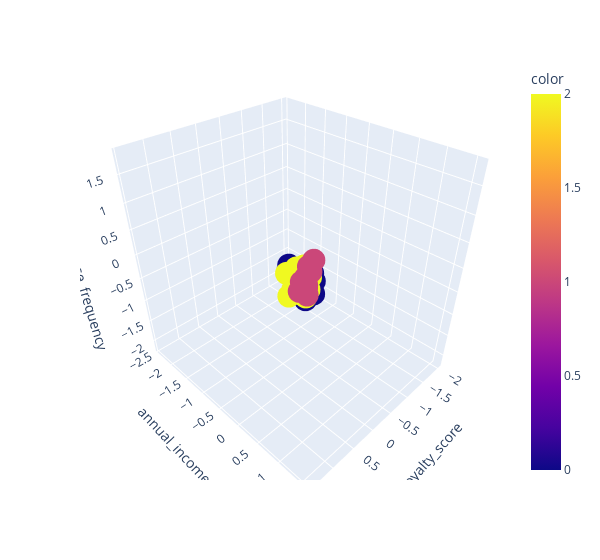

The cell this chart's notebook holds for it:
### Code cell
px.scatter_3d(data_frame = X, x='loyalty_score', y = 'annual_income',
              z = 'purchase_frequency', width = 600, color = predictions)

### Figure 1 — Plotly figure (JSON) as saved in the notebook; plotly's stock layout.template omitted (floating-point values rounded to 4 significant figures; data arrays with more than 128 entries replaced by an {"elided": "..."} marker saying what was removed)
{"data": [{"hovertemplate": "loyalty_score=%{x}<br>annual_income=%{y}<br>purchase_frequency=%{z}<br>color=%{marker.color}<extra></extra>", "legendgroup": "", "marker": {"color": {"elided": "238 int values"}, "coloraxis": "coloraxis", "symbol": "circle"}, "mode": "markers", "name": "", "scene": "scene", "showlegend": false, "type": "scatter3d", "x": {"elided": "238 float values"}, "y": {"elided": "238 float values"}, "z": {"elided": "238 float values"}}], "layout": {"coloraxis": {"colorbar": {"title": {"text": "color"}}, "colorscale": [[0, "#0d0887"], [0.1111, "#46039f"], [0.2222, "#7201a8"], [0.3333, "#9c179e"], [0.4444, "#bd3786"], [0.5556, "#d8576b"], [0.6667, "#ed7953"], [0.7778, "#fb9f3a"], [0.8889, "#fdca26"], [1, "#f0f921"]]}, "legend": {"tracegroupgap": 0}, "margin": {"t": 60}, "scene": {"domain": {"x": [0, 1], "y": [0, 1]}, "xaxis": {"title": {"text": "loyalty_score"}}, "yaxis": {"title": {"text": "annual_income"}}, "zaxis": {"title": {"text": "purchase_frequency"}}}, "width": 600}}
